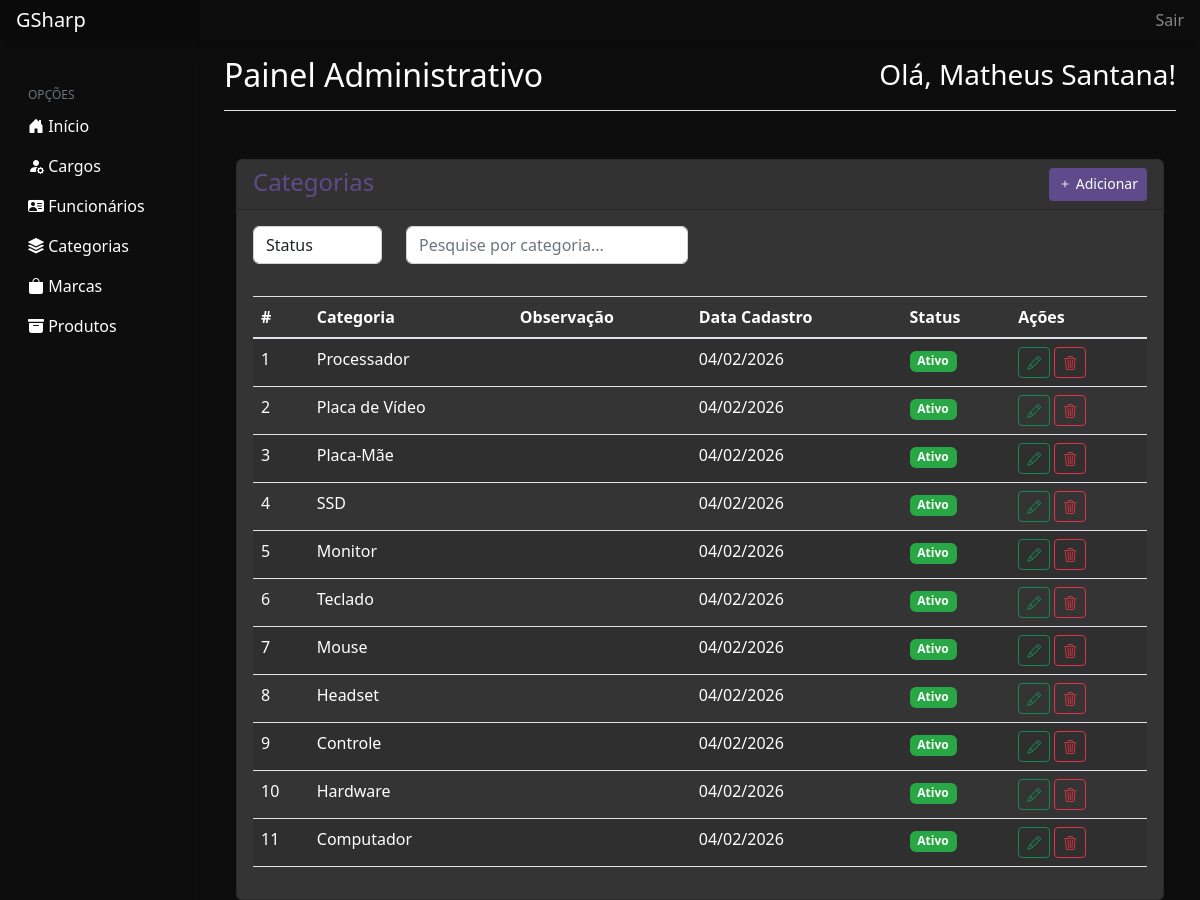
The app's page /admin/categorias/Index.php (signed in) with its own data.
### tables this page shows
CREATE TABLE `categoria` (
  `id_categoria` int(11) NOT NULL,
  `nome` varchar(100) NOT NULL,
  `observacao` varchar(255) DEFAULT NULL,
  `data_cadastro` datetime NOT NULL,
  `status` bit(1) NOT NULL
);

### Web/admin/categorias/Index.php (the view, shortened to what this page needs)
<?php
require_once("../../conection/conecta.php");
?>
<!doctype html>
<html lang="pt-br">
<head>
    <link rel="stylesheet" href="https://stackpath.bootstrapcdn.com/bootstrap/4.1.3/css/bootstrap.min.css">
    <link rel="stylesheet" href="https://cdn.jsdelivr.net/npm/bootstrap-icons@1.11.3/font/bootstrap-icons.min.css">
    <link rel="stylesheet" href="../../assets/css/dashboard.css">
    <link rel="stylesheet" href="../../assets/css/styles.css">
    <link rel="stylesheet" href="../../custom/css/styles.css">
    <link rel="stylesheet" href="../../assets/css/style.css">
</head>
<body>
    <?php
    include('../Topo.php');
    ?>
    <div class="container-fluid">
        <div class="row">
            <?php
            include('../Navegacao.php');
            ?>
            <main class="ml-auto col-lg-10 px-md-4">
                <?php
                include('../log.php');
                ?>
                <div class="container mt-5">
                    <div class="card">
                        <div class="card-header d-flex justify-content-between">
                            <h4 class="m-0">Categorias</h4>
                            <a href="Inserir.php" class="btn btn-custom btn-sm">
                                <i class="bi bi-plus"></i>
                                Adicionar
                            </a>
                        </div>
                        <?php
                        if (isset($_GET['status']) && $_GET['status'] != "") {
                            $status = $_GET['status'];
                            $sql = "SELECT * FROM categoria WHERE status = $status";
                        } elseif (isset($_GET['pesquisa']) && $_GET['pesquisa'] != "") {
                            $pesquisa = $_GET['pesquisa'];
                            $sql = "SELECT * FROM categoria WHERE nome LIKE '%$pesquisa%'";
                        } else {
                            $sql = "SELECT * FROM categoria";
                        }
                        $query = mysqli_query($conexao, $sql);
                        if (mysqli_num_rows($query) > 0) {
                        ?>
                            <div class="card-body">
                                <div class="row">
                                    <div class="col-2">
                                        <form action="" method="get">
                                            <select name="status" id="status" class="form-control" onchange="form.submit()">
                                                <option value="">Status</option>
                                            </select>
                                        </form>
                                    </div>
                                    <div class="col-4">
                                        <form action="" method="get">
                                            <input type="search" name="pesquisa" id="pesquisa" class="form-control" placeholder="Pesquise por categoria..." value="<?php echo $pesquisa ?>">
                                        </form>
                                    </div>
                                </div>
                            </div>
                            <div class="card-body">
                                <table class="table table-striped">
                                    <thead>
                                        <tr>
                                            <th scope="col">#</th>
                                            <th scope="col">Categoria</th>
                                            <th scope="col">Observação</th>
                                            <th scope="col">Data Cadastro</th>
                                            <th scope="col">Status</th>
                                            <th scope="col">Ações</th>
                                        </tr>
                                    </thead>
                                    <tbody>
                                        <?php
                                        foreach ($query as $categoria) {
                                        ?>
                                            <tr>
                                                <td><?php echo $categoria["id_categoria"] ?></td>
                                                <td><?php echo $categoria["nome"] ?></td>
                                                <td><?php echo $categoria["observacao"] ?></td>
                                                <td><?php echo date('d/m/Y', strtotime($categoria["data_cadastro"])) ?></td>
                                                <td>
                                                    <?php
                                                    if ($categoria["status"] == 1) {
                                                        echo '<span class="badge badge-pill badge-success">Ativo</span>';
                                                    } else {
                                                        echo '<span class="badge badge-pill badge-danger">Inativo</span>';
                                                    }
                                                    ?>
                                                </td>
                                                <td>
                                                    <a href="editar.php?id_categoria=<?php echo $categoria["id_categoria"] ?>" class="btn btn-outline-success btn-sm">
                                                        <i class="bi bi-pencil"></i>
                                                    </a>
                                                    <form action="acoes.php" method="post" class="d-inline">
                                                        <button type="submit" class="btn btn-outline-danger btn-sm" title="Excluir" name="excluir_categoria" value="<?php echo $categoria['id_categoria'] ?>" onclick="return confirm('Você tem certeza que deseja excluir esta categoria?')">
                                                            <i class="bi bi-trash3"></i>
                                                        </button>
                                                    </form>
                                                </td>
                                            </tr>
                                        <?php
                                        }
                                        ?>
                                    </tbody>
                                </table>
                            </div>
                        <?php
                        } else {
                            echo '<div class="alert alert-danger m-3" role="alert">Nenhum registro encontrado!</div>';
                        }
                        ?>
                    </div>
                </div>
            </main>
        </div>
    </div>
</body>
</html>

### Web/assets/css/dashboard.css (style rules this page uses)
body { font-size: .875rem; }

### Web/assets/css/style.css (style rules this page uses)
body { background-color: #0d0d0d; color: #fff; }
.card h4 { color: #5F4A8B; }
.btn-custom { background-color: #5F4A8B; color: #fff; }
.card-header { height: 50px; }

### records on screen
categoria: id_categoria "1", nome "Processador", data_cadastro "04/02/2026", status "Ativo"
categoria: id_categoria "2", nome "Placa de Vídeo", data_cadastro "04/02/2026", status "Ativo"
categoria: id_categoria "3", nome "Placa-Mãe", data_cadastro "04/02/2026", status "Ativo"
categoria: id_categoria "4", nome "SSD", data_cadastro "04/02/2026", status "Ativo"
categoria: id_categoria "5", nome "Monitor", data_cadastro "04/02/2026", status "Ativo"
categoria: id_categoria "6", nome "Teclado", data_cadastro "04/02/2026", status "Ativo"
categoria: id_categoria "7", nome "Mouse", data_cadastro "04/02/2026", status "Ativo"
categoria: id_categoria "8", nome "Headset", data_cadastro "04/02/2026", status "Ativo"
categoria: id_categoria "9", nome "Controle", data_cadastro "04/02/2026", status "Ativo"
categoria: id_categoria "10", nome "Hardware", data_cadastro "04/02/2026", status "Ativo"
categoria: id_categoria "11", nome "Computador", data_cadastro "04/02/2026", status "Ativo"

### other values on screen
$_SESSION['NAME'] "Matheus Santana"
